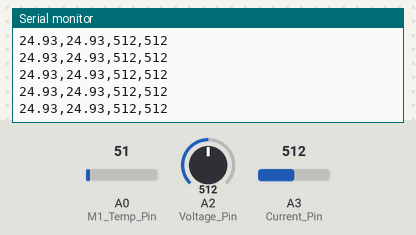
Bench run of a sketch on a simulated Arduino Uno, built with avr-gcc and run on an emulated ATmega328P. Shown: the last lines printed to the serial monitor. Inputs (shaded band) come from the test bench; at power-on: A0 (M1_Temp_Pin) = 51, A2 (Voltage_Pin) = 512, A3 (Current_Pin) = 512.

Above: at 1.2 s.
1.3 s: A0 (M1_Temp_Pin) set to 61
At 1.5 s:
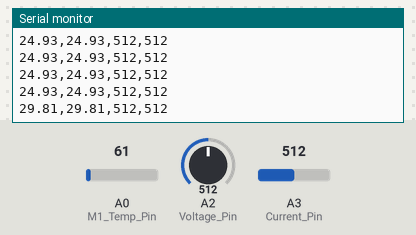
2.8 s: A2 (Voltage_Pin) set to 716
At 2.8 s:
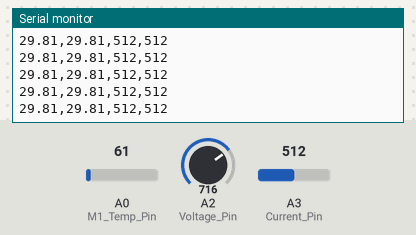
4.3 s: A3 (Current_Pin) set to 716
At 4.37 s:
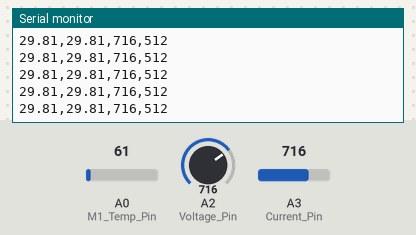
5.8 s: A0 (M1_Temp_Pin) set to 71
At 5.93 s:
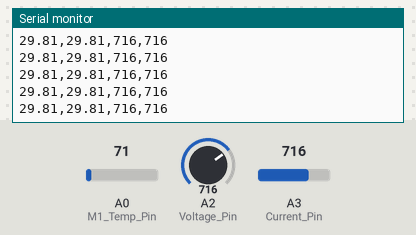
7.3 s: A2 (Voltage_Pin) set to 900
At 7.5 s:
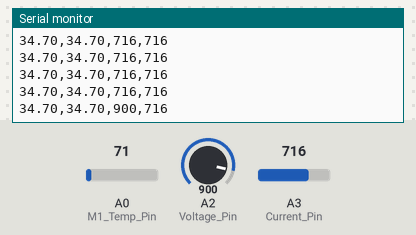
8.8 s: A3 (Current_Pin) set to 900
At 8.8 s:
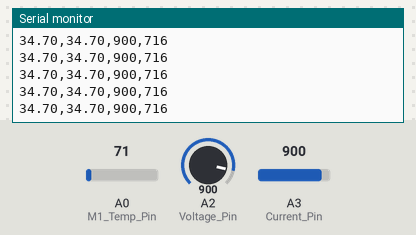
Timing chart, 0 to 11.3 s (numbered marks = the images above; inputs shaded):
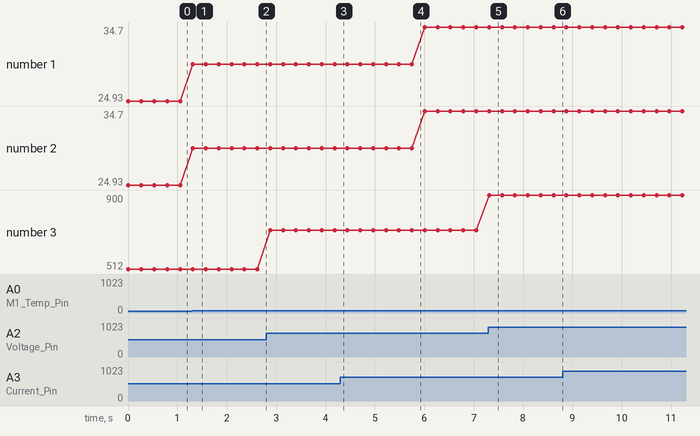

Measured:
- after the input at 1.3 s, the serial monitor: prints a new line at once (image 1)
- after the input at 7.3 s, the serial monitor: prints a new line at once (image 5)
- plotted number 1: 24.93 → 29.81 after the input at 1.3 s, 29.81 → 34.7 after the input at 5.8 s
- plotted number 2: 24.93 → 29.81 after the input at 1.3 s, 29.81 → 34.7 after the input at 5.8 s
- plotted number 3: 512 → 716 after the input at 2.8 s, 716 → 900 after the input at 7.3 s

The sketch:

telemetria_v0.0.2.ino.ino
```cpp
#define M1_Temp_Pin A0
#define M2_Temp_Pin A1
#define Voltage_Pin A2
#define Current_Pin A3

void setup() {
Serial.begin(9600);
pinMode(Voltage_Pin,INPUT);
pinMode(Current_Pin,INPUT);
}

void loop() {
int i;
float M1_tempF = 0.0;
float M1_tempP = 0.0;
float M2_temp = 0.0;
int voltage = 0;
int current = 0;

for (i=0;i<50;i++){
M1_tempP += (float(analogRead(M1_Temp_Pin))*5/(1023))/0.01;
}

M1_tempF = M1_tempP/50;
M2_temp = (float(analogRead(M1_Temp_Pin))*5/(1023))/0.01;
voltage = analogRead(Voltage_Pin);
current = analogRead(Current_Pin);

Serial.print(M1_tempF);
Serial.print(',');
Serial.print(M2_temp);
Serial.print(',');
Serial.print(voltage);
Serial.print(',');
Serial.println(current);
delay(250);
}
```
